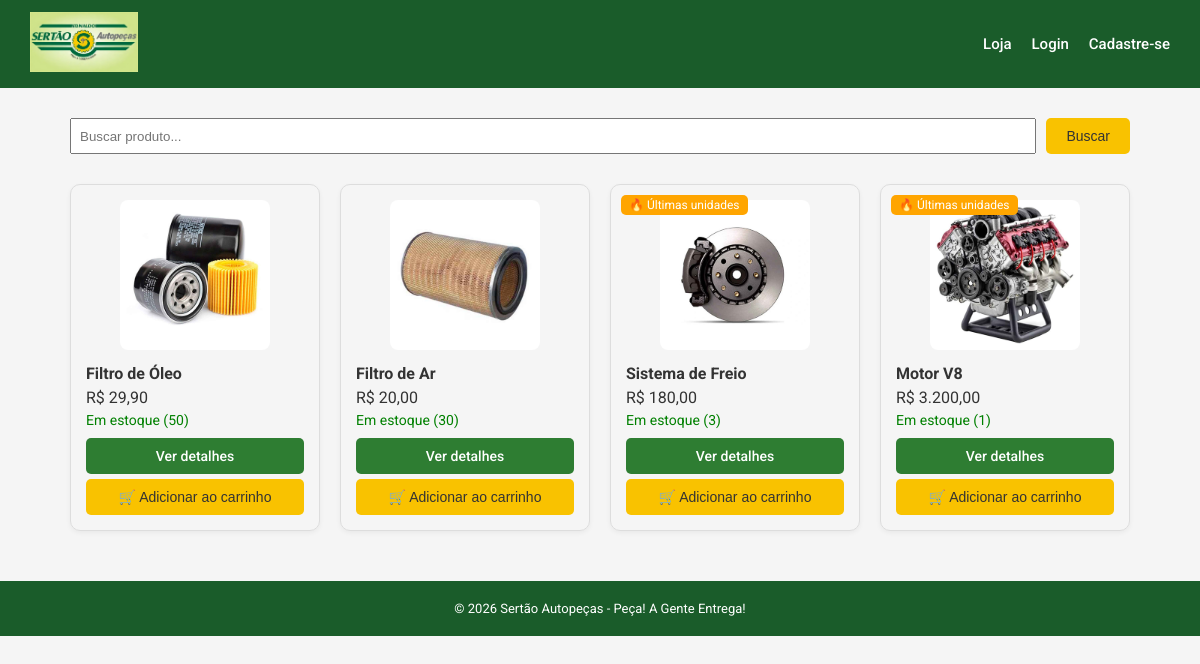
Page /loja on the earlier database version.
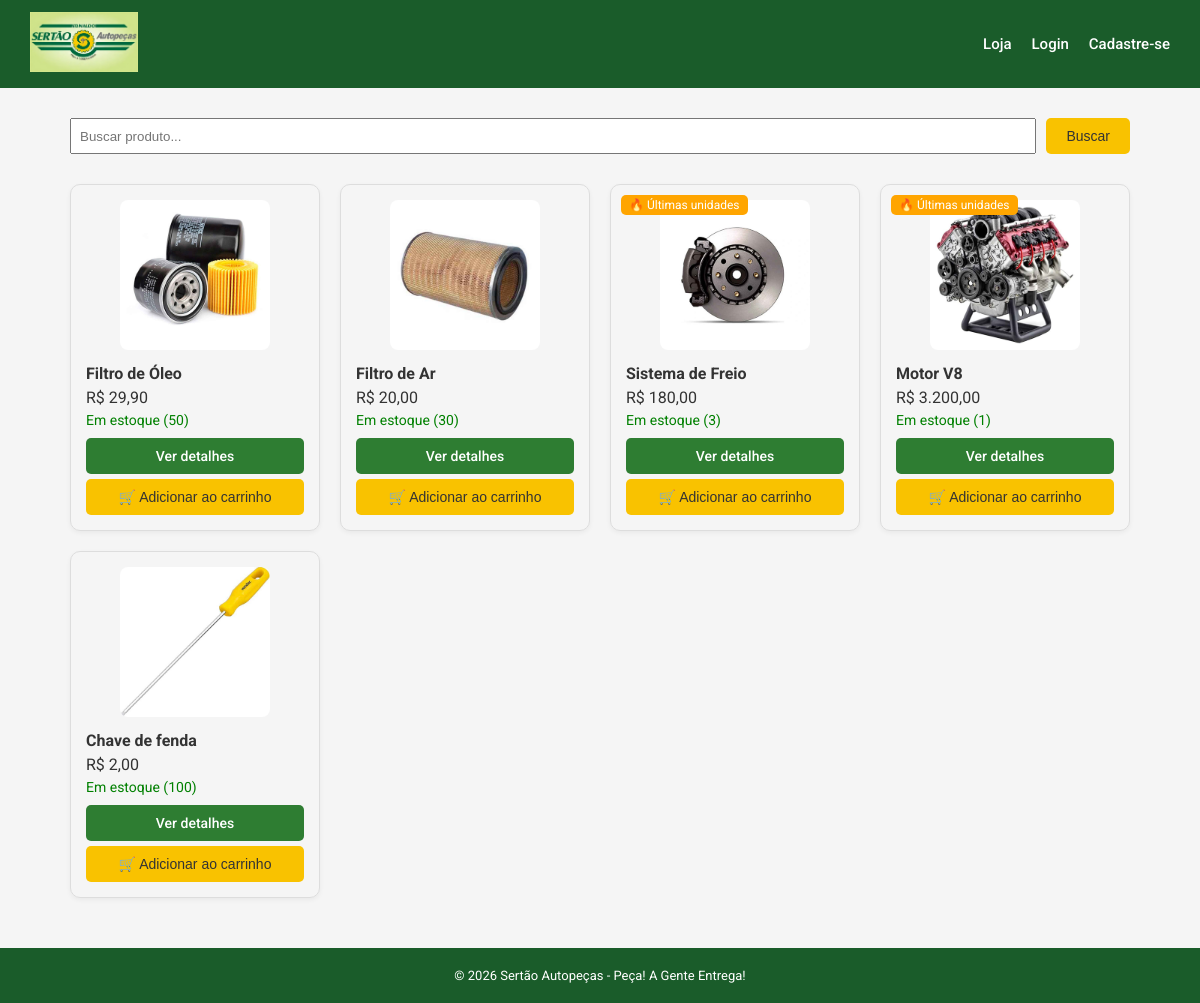
Same page on the later database version.
### app/models.py (models this page shows)
class Produto(db.Model):
    id = db.Column(db.Integer, primary_key=True)
    nome = db.Column(db.String(100), nullable=False)
    codigo = db.Column(db.String(100), nullable=False, unique=True)
    categoria = db.Column(db.String(100), nullable=False)
    preco = db.Column(db.Float, nullable=False)
    quantidade = db.Column(db.Integer, nullable=False)
    imagem = db.Column(db.String(200), nullable=True)

### app/routes/loja.py (the view)
@loja.route('/loja')
def loja_home():
    produtos = Produto.query.filter(Produto.quantidade > 0).all()
    return render_template('loja/catalogo.html', produtos=produtos, current_user=current_user)

### app/templates/loja/catalogo.html (shortened to what this page needs)
{% extends 'base.html' %}
{% block conteudo %}
<div style="margin-top: 20px;">
    <form action="/busca" method="GET" style="display: flex; gap: 10px;">
        <input type="text" name="q" placeholder="Buscar produto..."
               style="flex: 1; padding: 8px;">
        <button type="submit" class="btn btn-primary">Buscar</button>
    </form>
</div>
<div style="
    display: grid;
    grid-template-columns: repeat(auto-fill, minmax(220px, 1fr));
    gap: 20px;
    margin-top: 30px;
">
    {% for produto in produtos %}
    <div style="
        border: 1px solid #ddd;
        border-radius: 10px;
        padding: 15px;
        box-shadow: 0 2px 5px rgba(0,0,0,0.05);
        display: flex;
        flex-direction: column;
        justify-content: space-between;
        position: relative;
    ">
        {% if produto.quantidade > 0 and produto.quantidade <= 5 %}
            <span style="
                position: absolute;
                top: 10px;
                left: 10px;
                background: orange;
                color: white;
                padding: 3px 8px;
                border-radius: 5px;
                font-size: 12px;
            ">
                🔥 Últimas unidades
            </span>
        {% endif %}
        {% if produto.imagem %}
            <div style="text-align: center; margin-bottom: 10px;">
                <img src="/static/uploads/{{ produto.imagem }}"
                     style="max-width: 100%; height: 150px; object-fit: cover; border-radius: 8px;">
            </div>
        {% endif %}
        <div>
            <p style="font-weight: bold; margin-bottom: 5px;">
                {{ produto.nome }}
            </p>
            <p style="margin-bottom: 5px;">
                R$ {{ produto.preco | moeda }}
            </p>
            {% if produto.quantidade > 0 %}
                <p style="color: green; font-size: 14px;">
                    Em estoque ({{ produto.quantidade }})
                </p>
            {% else %}
                <p style="color: red; font-size: 14px;">
                    Indisponível
                </p>
            {% endif %}
        </div>
        <div style="margin-top: 10px; display: flex; flex-direction: column; gap: 5px;">
            <a href="/produto/{{ produto.id }}"
               class="btn btn-secondary"
               style="width: 100%; text-align: center;">
                Ver detalhes
            </a>
            {% if produto.quantidade > 0 %}
            <form action="/carrinho/adicionar" method="POST">
                <button type="submit" class="btn btn-primary" style="width: 100%;">
                    🛒 Adicionar ao carrinho
                </button>
            </form>
            {% endif %}
        </div>
    </div>
    {% endfor %}
</div>
{% endblock %}

Differences in the rows shown:
now on this page (row edited): Produto: imagem (picture), nome "Chave de fenda", preco|moeda "2,00", quantidade "100"
